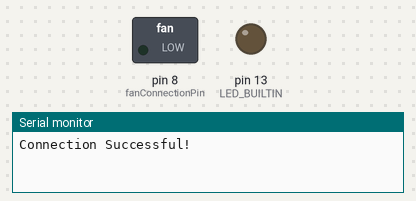
Simulated run of this sketch. Board: Arduino Uno, built with avr-gcc and run on an emulated ATmega328P. On the bench: switched loads named in the sketch (green lamp = pin HIGH), output pins drawn as LEDs (lit = HIGH), the last lines printed to the serial monitor.

Above: at 0.1 s.
At 1.1 s:
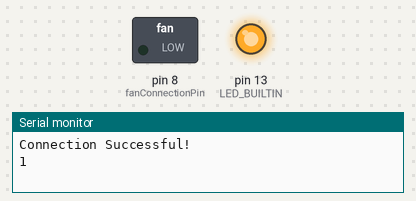
Timing chart, 0 to 2.6 s (numbered marks = the images above):
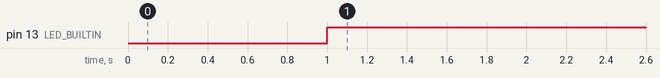

The sketch:

ArduinoScentFan.ino
```cpp
/*
*Connect to unity and start fan
*https://medium.com/@yifeiyin/communication-between-arduino-and-unity-9fdcccc2be3f
*/

//This number is whatever the fan is connected to on Arduino, I like the number 8
int fanConnectionPin = 8;

int testing = 0;
//boolean to tell if fan is on or off, start with fan off
bool fanOn = false;

//Standard Arduino start https://www.arduino.cc/en/serial/begin
void setup()
{
    Serial.begin(9600); //starts serial port at 9600 baud (bits per second)
    Serial.println("Connection Successful!");

    pinMode(LED_BUILTIN, OUTPUT);
    pinMode(fanConnectionPin, OUTPUT);
}

//https://www.arduino.cc/reference/en/language/functions/digital-io/digitalwrite/
void loop()
{
  //Just to test the connection to Unity
   testing = testing + 1;
   if(testing == 1000)
   {
      testing = 0;
   }
   delay(1000);
   Serial.println(testing);
    //End connection to Unity

   //Turn on fanPin to turn fan on
   // digitalWrite(fanConnectionPin, HIGH);
    digitalWrite(LED_BUILTIN, HIGH);
    delay(1000);
}
```

Measured:
- by itself, pin 13 (LED_BUILTIN): LOW → HIGH at 1.0 s
